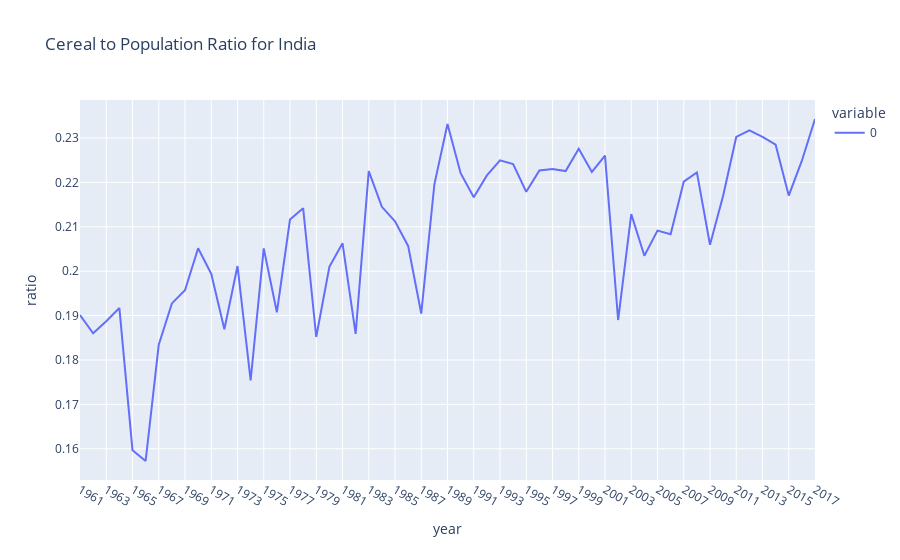

The notebook cell saved with this chart:
### Code cell
cereal_pop_ratio = cereal["Cereal production"] / cereal["Population"]
cereal_pop = px.line(cereal_pop_ratio, labels = {'date':'year', 'value':'ratio' }, title = 'Cereal to Population Ratio for India')
cereal_pop.show();

### Figure 1 — Plotly figure (JSON) as saved in the notebook; plotly's stock layout.template omitted (floating-point values rounded to 4 significant figures)
{"data": [{"hovertemplate": "variable=0<br>year=%{x}<br>ratio=%{y}<extra></extra>", "legendgroup": "0", "line": {"color": "#636efa", "dash": "solid"}, "mode": "lines", "name": "0", "orientation": "v", "showlegend": true, "type": "scatter", "x": ["1961", "1962", "1963", "1964", "1965", "1966", "1967", "1968", "1969", "1970", "1971", "1972", "1973", "1974", "1975", "1976", "1977", "1978", "1979", "1980", "1981", "1982", "1983", "1984", "1985", "1986", "1987", "1988", "1989", "1990", "1991", "1992", "1993", "1994", "1995", "1996", "1997", "1998", "1999", "2000", "2001", "2002", "2003", "2004", "2005", "2006", "2007", "2008", "2009", "2010", "2011", "2012", "2013", "2014", "2015", "2016", "2017"], "xaxis": "x", "y": [0.1901, 0.186, 0.1887, 0.1917, 0.1597, 0.1572, 0.1834, 0.1927, 0.1957, 0.2052, 0.1994, 0.1869, 0.2012, 0.1754, 0.2051, 0.1907, 0.2116, 0.2142, 0.1852, 0.201, 0.2063, 0.1859, 0.2225, 0.2145, 0.2112, 0.2057, 0.1905, 0.2196, 0.2331, 0.2221, 0.2167, 0.2216, 0.225, 0.2241, 0.2179, 0.2227, 0.223, 0.2225, 0.2275, 0.2224, 0.226, 0.189, 0.2129, 0.2035, 0.2091, 0.2083, 0.2202, 0.2222, 0.2059, 0.217, 0.2302, 0.2317, 0.2302, 0.2285, 0.217, 0.2249, 0.2343], "yaxis": "y"}], "layout": {"legend": {"title": {"text": "variable"}, "tracegroupgap": 0}, "title": {"text": "Cereal to Population Ratio for India"}, "xaxis": {"anchor": "y", "domain": [0, 1], "title": {"text": "year"}}, "yaxis": {"anchor": "x", "domain": [0, 1], "title": {"text": "ratio"}}}}
